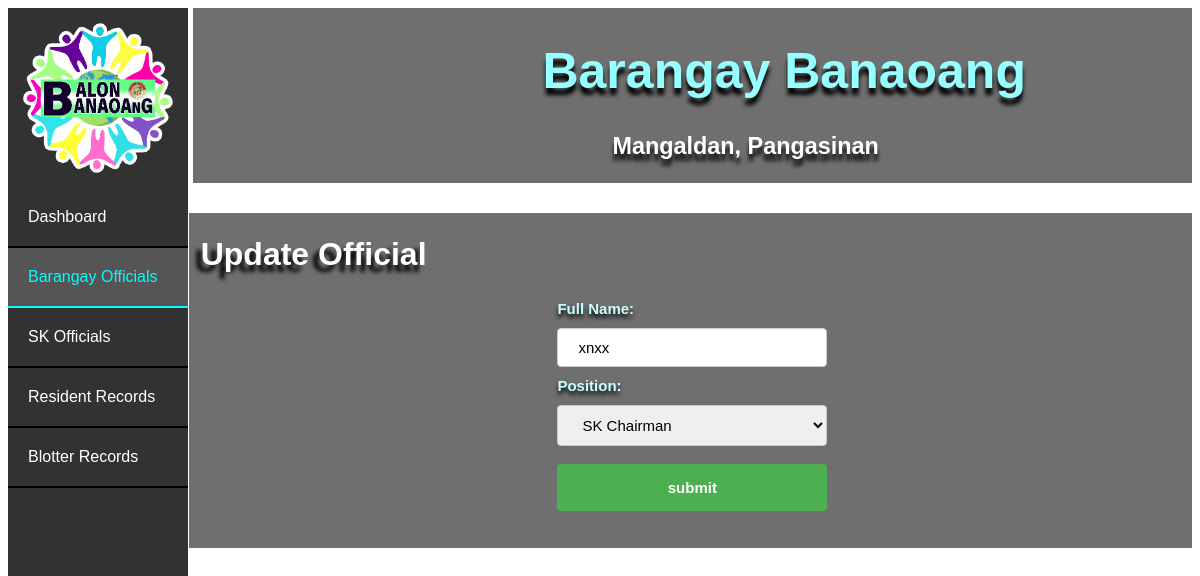
/edit_sk/1, run on an earlier commit of the app's database.
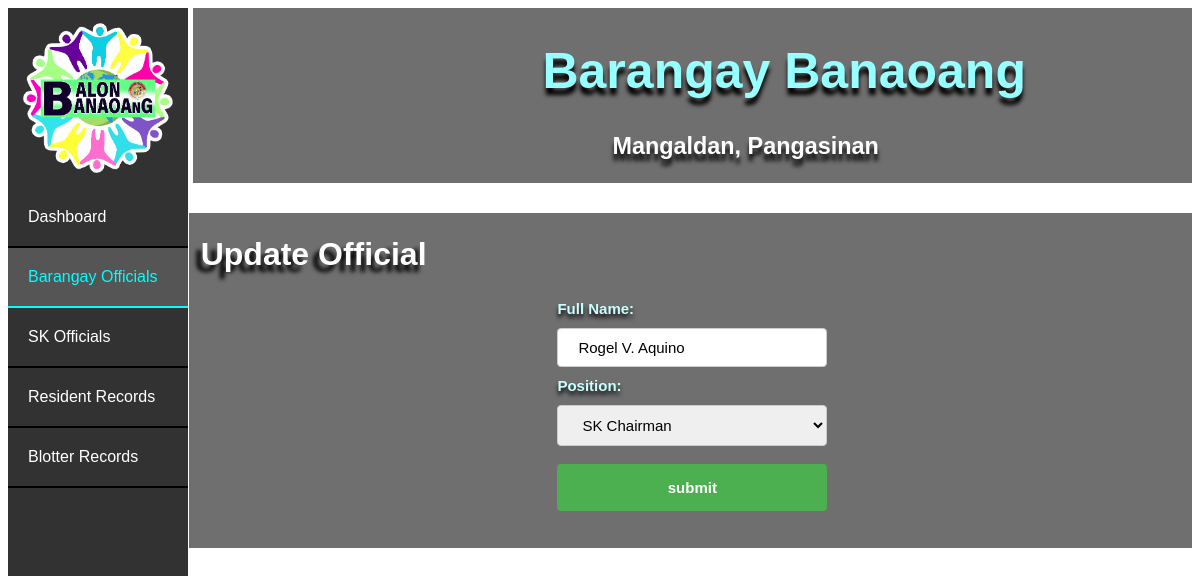
And on a later commit of the database.
### bis/models.py (models this page shows)
class Sk(models.Model):
    full_name = models.CharField(max_length=30)
    position = models.CharField(max_length=30)

### bis/views.py (the view)
# urls.py: path('edit_sk/<pk>', views.edit_sk, name='edit_sk'),
def edit_sk(request, pk):
    sk = Sk.objects.get(pk = pk)
    return render(request, 'edit_sks.html', { 'edit_sk' : sk })

### bis/templates/edit_sks.html (shortened to what this page needs)
<!DOCTYPE html>
<html lang="en">
<head>
    {% load static %}
    <link rel="stylesheet" href="{% static 'index.css' %}">
</head>
<body>
    <div class="banr">
        <div class="bant"><h1>Barangay Banaoang</h1></div>
        <div class="bant2"><h3>Mangaldan, Pangasinan</h3></div>
    </div>
    <ul>
        <div class="logo1"></div>
        <li><a  href="">Dashboard</a></li>
        <li><a class="active" href="#news">Barangay Officials</a></li>
        <li><a href="#news">SK Officials</a></li>
        <li><a href="#contact">Resident Records</a></li>
        <li><a href="#about">Blotter Records</a></li>
    </ul>
    <div class="cont">
      <h1 class="h">Update Official</h1>
    <div class="conto">
    <form action="/edit_sks/edit/{{ edit_sk.pk }}" method="post">{% csrf_token %}
        <label for="fname">Full Name:</label>
        <input type="text" class="fname" name="full_name" value="{{ edit_sk.full_name }}">
        <label for="pos">Position:</label>
        <select class="cstat" name="position" required>
            <option value="{{ edit_sk.position }}">{{ edit_sk.position }}</option>
        </select><br>
        <input type="submit" value="submit">
      </form>
      </div></div>
</body>
</html>

What changed in the data, as far as the page shows it:
changed Sk "SK Chairman": full_name "xnxx" → "Rogel V. Aquino"
